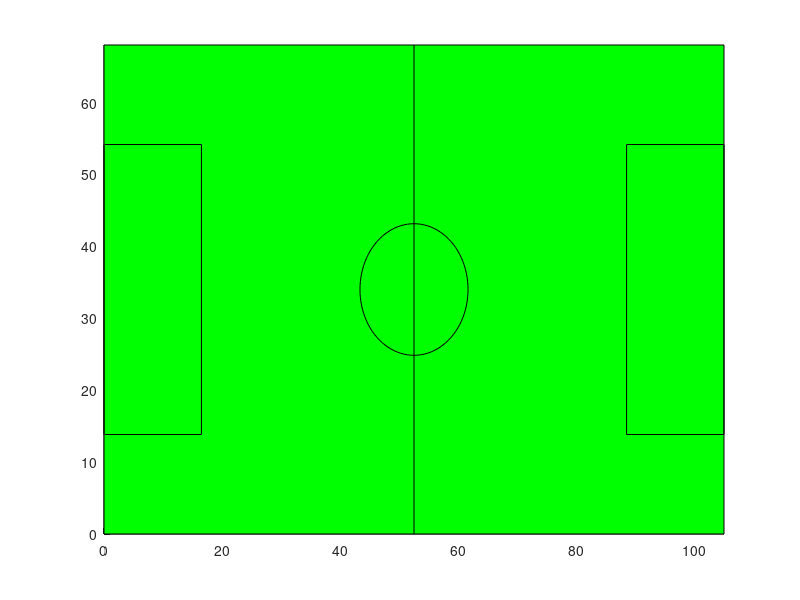

This chart was generated by the following MATLAB code:
function drawPitch()
% Draw a standard soccer pitch with lower left corner at (0,0)

xSize = 105.0;
ySize = 68.0;
boxHeight = 16.5*2 + 7.32; % 40.32
boxWidth = 16.5;
yBox_start = ySize/2 - boxHeight/2; % 13.84
yBox_end = ySize/2 + boxHeight/2; % 54.16

close all;
figure;

x0=0;
y0=0;
set(gcf,'units','points','position',[x0,y0,xSize*5,ySize*5])

axis([0 xSize 0 ySize]);
xlim([0 xSize])
ylim([0 ySize])
hold on;

rectangle('Position',[0,0,xSize,ySize],'FaceColor','g');
circle(xSize/2,ySize/2, 9.15);

x = [xSize/2 xSize/2];
y = [0 ySize];
line(x,y,'Color','k');

%DrawRect(0, yBox_start,boxWidth,boxHeight,'b');
%DrawRect(xSize-boxWidth, yBox_start,boxWidth,boxHeight,'b');
rectangle('Position',[0, yBox_start,boxWidth,boxHeight],'EdgeColor','k');
rectangle('Position',[xSize-boxWidth, yBox_start,boxWidth,boxHeight],'EdgeColor','k');

%X = [0 0.5];
%Y = [0 0.5];
%annotation('arrow',X,Y);

end


function h = circle(x,y,r)

th = 0:pi/50:2*pi;
xunit = r * cos(th) + x;
yunit = r * sin(th) + y;
h = plot(xunit, yunit,'Color','k');
end 